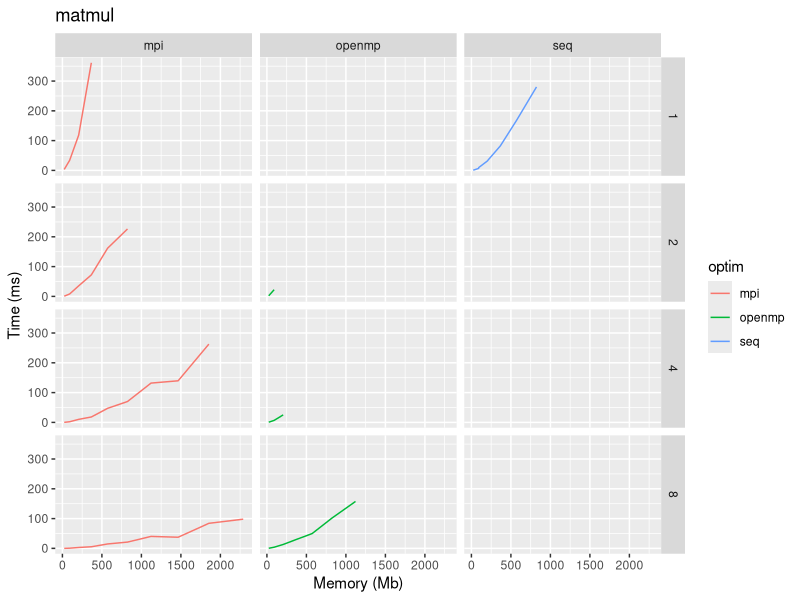

Generate this figure with R:
library(ggplot2)
df <- read.csv("./benchmatmul.csv")
p <- ggplot(data = df, aes(x=Mem, y=Time, color=optim, group=optim))+geom_line()
p <- p+facet_grid(device ~ optim)+labs(y="Backward error")+labs(x="Solver iter.")
p <- p + ggtitle("matmul") + labs(y = "Time (ms)", x = "Memory (Mb)")
ggsave("benchmatmul.pdf", plot=p)

#p <- p+facet_grid(Sthetac ~ Sic+Swhichc+l)+labs(y="Backward error")+labs(x="Solver iter.")